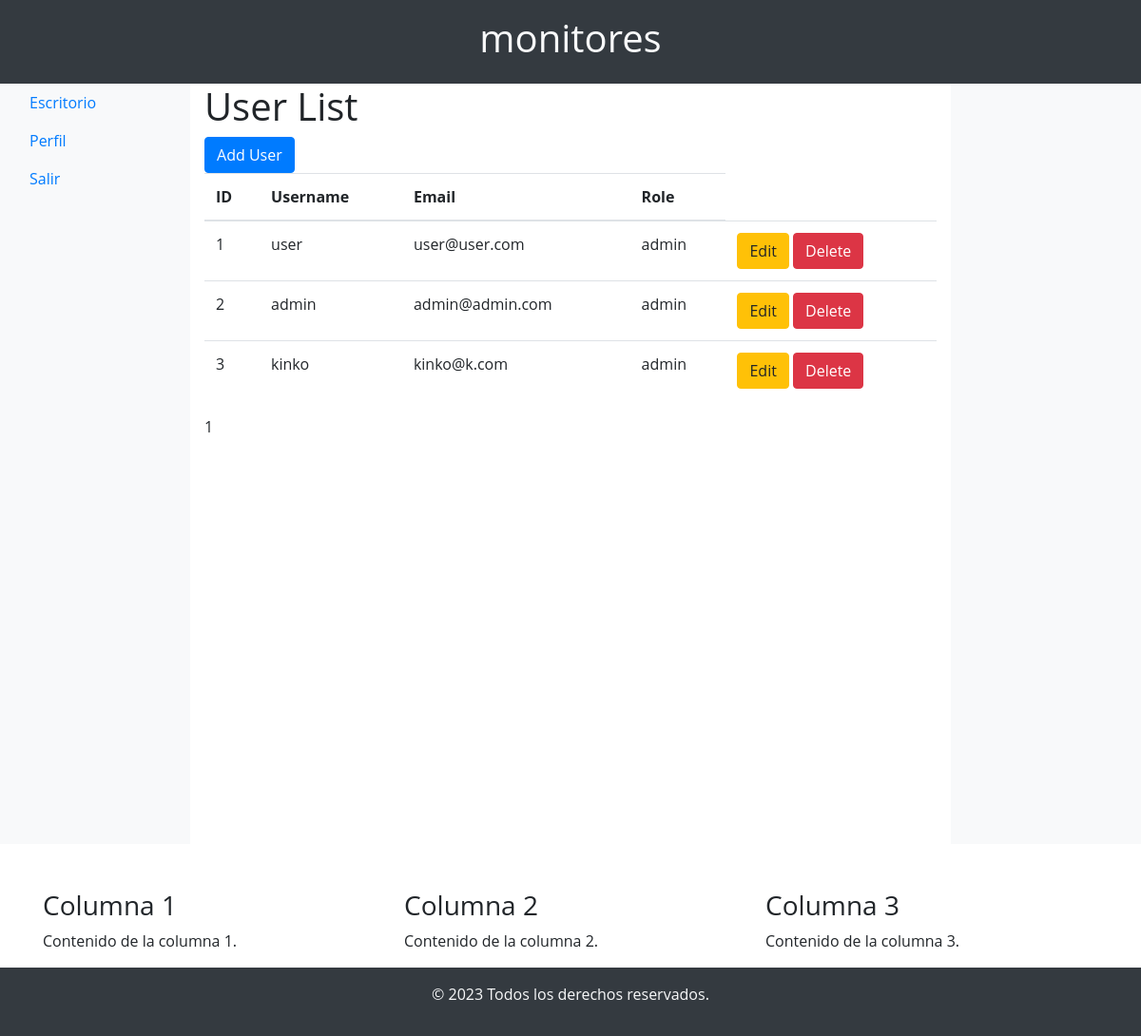
Screenshot of /users (signed in) with the database file from the repository.
### app/models/user_model.py (models this page shows, shortened)
class User(db.Model, UserMixin):
    id = db.Column(db.Integer, primary_key=True)
    username = db.Column(db.String(50), unique=True, nullable=False)
    email = db.Column(db.String(120), unique=True, nullable=False)
    password = db.Column(db.String(60), nullable=False)
    role = db.Column(db.String(20), default='user')  # Default role is 'user'

### app/controllers/user_controller.py (the view)
@app.route('/users')
@login_required
def list_users():
    page = request.args.get('page', 1, type=int)
    per_page = 9  # Adjust the number of users per page as needed
    users = User.query.paginate(page=page, per_page=per_page, error_out=False)
    return render_template('user/list.html', users=users)

### app/__init__.py (called while the page is built)
@login_manager.user_loader
def load_user(user_id):
    return User.query.get(int(user_id))

### app/templates/user/list.html (shortened to what this page needs)
{% extends 'base.html' %}
{% block content %}
    <h1>User List</h1>
    <a href="{{ url_for('add_user') }}" class="btn btn-primary">Add User</a>
    <table class="table">
        <thead>
            <tr>
                <th>ID</th>
                <th>Username</th>
                <th>Email</th>
                <th>Role</th>
            </tr>
        </thead>
        <tbody>
            {% for user in users.items %}
                <tr>
                    <td>{{ user.id }}</td>
                    <td>{{ user.username }}</td>
                    <td>{{ user.email }}</td>
                    <td>{{ user.role }}</td>
                    <td>
                        <a href="{{ url_for('edit_user', user_id=user.id) }}" class="btn btn-warning">Edit</a>
                        <a href="{{ url_for('delete_user', user_id=user.id) }}" class="btn btn-danger">Delete</a>
                    </td>
                </tr>
            {% endfor %}
        </tbody>
    </table>
    <div class="pagination">
        <span class="step-links">
            {% for page_num in users.iter_pages() %}
                {% if page_num %}
                    {% if page_num == users.page %}
                        <span class="current">{{ page_num }}</span>
                    {% else %}
                        <a href="?page={{ page_num }}">{{ page_num }}</a>
                    {% endif %}
                {% else %}
                    <span class="ellipsis">...</span>
                {% endif %}
            {% endfor %}
        </span>
    </div>
{% endblock %}

### app/static/css/styles.css (style rules this page uses)
html, body { height: 100%; margin: 0; }
body { display: flex; flex-direction: column; }
body { font-family: 'Open Sans', sans-serif; }

### rows the page displays
User: id "1", username "user", email "user@user.com", role "admin"
User: id "2", username "admin", email "admin@admin.com", role "admin"
User: id "3", username "kinko", email "kinko@k.com", role "admin"

### other values shown
{{ page_num }} "1"
